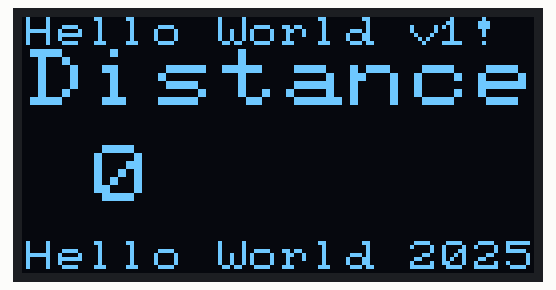
This sketch was run on a simulated Arduino Uno, built with avr-gcc and run on an emulated ATmega328P. Parts: 128×64 one-colour display.

Above: at 0.3 s.

The sketch:

OLED_display_code.ino
```cpp
/*
 * Examples of usage:
 * https://home.et.utwente.nl/slootenvanf/?s=oled
 *
 * You must install the u8g2 library before you use this sketch:
 * Select Tools > Manage Libraries, then search for "U8g2" and install the library.
 *
 * Learn more about the use of library U8g2:
 * https://github.com/olikraus/u8g2/wiki/u8x8reference
 * This example is based on the original "hello world" example which comes with the library
 * (File > Examples > U8g2 > u8x8 > HelloWorld)
 *
 * Connections (hardware i2c):
 * Display: Arduino:
 * GND      GND
 * VCC      VCC (3.3 or 5V)
 * SDA      SDA (pin A4)
 * SCL      SCL (pin A5)
 */
#include <U8g2lib.h>

// software i2c:
//U8X8_SSD1306_128X64_NONAME_SW_I2C u8x8(7, 8, U8X8_PIN_NONE);
// hardware i2c:
U8X8_SSD1306_128X64_NONAME_HW_I2C display(U8X8_PIN_NONE);

char buf[10]; // text buffer; to be able to use draw2x2String to show the value

void setup() {
  display.begin();
  display.setPowerSave(0);

  display.setFont(u8x8_font_pxplusibmcgathin_f);
  display.drawString(0,0,"Hello World v1!"); // print a String on line 0 (the first line)
  //display.drawString(0,6,"1234567890123456");
  display.drawString(0,7,"Hello World 2025"); // print a String on line 7 (the last line)
}

void loop() {
  unsigned int distance = 0; // we will use this variable later to get the distance from a sensor

  // displaying variable distance in a large (2x2) font:
  snprintf(buf, 10, "%2d", distance); // put distance variable in string buffer buf; %2d means we have two decimal places (because our value is always between 0 - 30)
  display.draw2x2String(0,1,"Distance");
  display.draw2x2String(0,4,buf);
  // alternative: display using print (simpler, no text buffer needed, but cannot use large 2x2 font)
  //display.setCursor(7, 1);
  //display.print(distance);
  delay(1000); // wait one second
}
```
